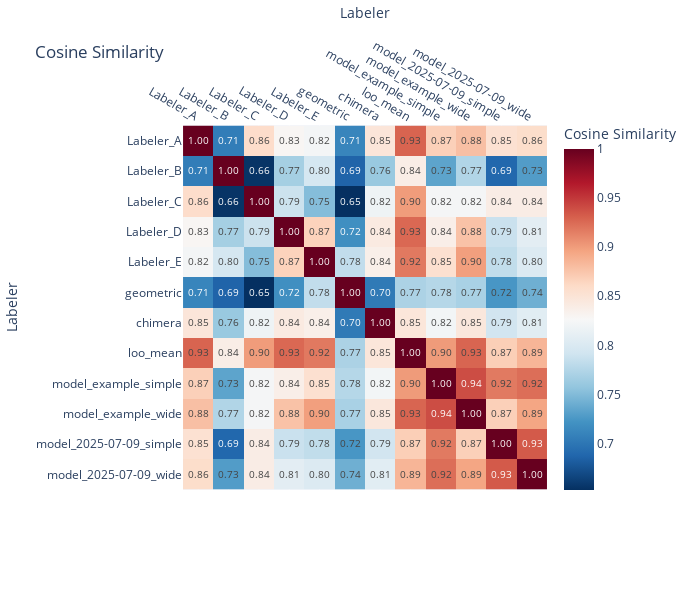

The cell this chart's notebook holds for it:
### Markdown cell above
We can visualize the similarity between labelers using a cosine similarity plot

### Code cell
rst.plot_cosine_sim(evaluation_dict)

### Figure 1 — Plotly figure (JSON) as saved in the notebook; plotly's stock layout.template omitted (floating-point values rounded to 4 significant figures; data arrays with more than 128 entries replaced by an {"elided": "..."} marker saying what was removed)
{"data": [{"coloraxis": "coloraxis", "hovertemplate": "Labeler: %{x}<br>Labeler: %{y}<br>Cosine Similarity: %{z}<extra></extra>", "name": "0", "textfont": {"size": 10}, "texttemplate": "%{z:.2f}", "type": "heatmap", "x": ["Labeler_A", "Labeler_B", "Labeler_C", "Labeler_D", "Labeler_E", "geometric", "chimera", "loo_mean", "model_example_simple", "model_example_wide", "model_2025-07-09_simple", "model_2025-07-09_wide"], "xaxis": "x", "y": ["Labeler_A", "Labeler_B", "Labeler_C", "Labeler_D", "Labeler_E", "geometric", "chimera", "loo_mean", "model_example_simple", "model_example_wide", "model_2025-07-09_simple", "model_2025-07-09_wide"], "yaxis": "y", "z": {"elided": "12x12 float values"}}], "layout": {"coloraxis": {"colorbar": {"title": {"text": "Cosine Similarity"}}, "colorscale": [[0, "rgb(5,48,97)"], [0.1, "rgb(33,102,172)"], [0.2, "rgb(67,147,195)"], [0.3, "rgb(146,197,222)"], [0.4, "rgb(209,229,240)"], [0.5, "rgb(247,247,247)"], [0.6, "rgb(253,219,199)"], [0.7, "rgb(244,165,130)"], [0.8, "rgb(214,96,77)"], [0.9, "rgb(178,24,43)"], [1, "rgb(103,0,31)"]]}, "height": 600, "margin": {"b": 100, "l": 100, "r": 100, "t": 100}, "title": {"text": "Cosine Similarity"}, "width": 700, "xaxis": {"anchor": "y", "constrain": "domain", "domain": [0, 1], "scaleanchor": "y", "side": "top", "title": {"text": "Labeler"}}, "yaxis": {"anchor": "x", "autorange": "reversed", "constrain": "domain", "domain": [0, 1], "title": {"text": "Labeler"}}}}
